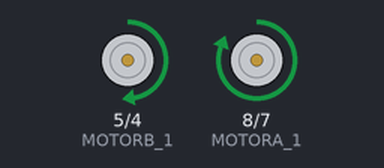
A sketch run on a simulated Arduino Uno, built with avr-gcc and run on an emulated ATmega328P. Parts: motor-driver pin pairs drawn as motors (green arrow = first pin HIGH = forward, orange = second pin HIGH = backward, longer = more drive).

Above: at 0.5 s.
At 2.5 s:
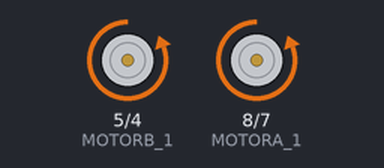
At 3.5 s:
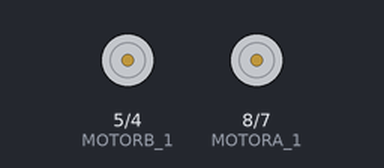
Timing chart, 0 to 5.2 s (numbered marks = the images above):
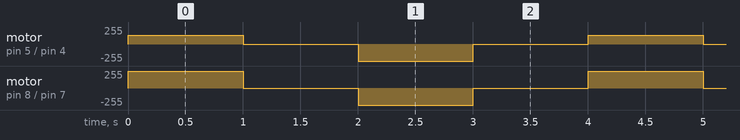

The sketch:

another_test1.ino
```cpp
//#define FIND REPLACE-WITH
#define MOTORA_1 8
#define MOTORA_2 7
#define MOTORB_1 5
#define MOTORB_2 4

void setup() {
  //pinMode(PIN Number,OUTPUT)
  pinMode(MOTORA_1, OUTPUT);
  pinMode(MOTORA_2, OUTPUT);
  pinMode(MOTORB_1, OUTPUT);
  pinMode(MOTORB_2, OUTPUT);

  digitalWrite(MOTORA_1, LOW);
  digitalWrite(MOTORA_2, LOW);
  digitalWrite(MOTORB_1, LOW);
  digitalWrite(MOTORB_2, LOW);
}

void loop() {

  analogWrite(MOTORA_1, 128);

  analogWrite(MOTORB_1, 128);

  delay(1000);

  analogWrite(MOTORA_1, 0);

  analogWrite(MOTORB_1, 0);
  delay(1000);


  analogWrite(MOTORA_2, 128);

  analogWrite(MOTORB_2, 128);

  delay(1000);

  analogWrite(MOTORA_2, 0);

  analogWrite(MOTORB_2, 0);
  delay(1000);
}
```

Measured:
- by itself, motor on pin 5 (MOTORB_1) / pin 4 (MOTORB_2): repeats every 4.0 s: stopped 1.0 s, backward 255/255 1.0 s, stopped 1.0 s, forward 128/255 1.0 s
- by itself, motor on pin 8 (MOTORA_1) / pin 7 (MOTORA_2): repeats every 4.0 s: stopped 1.0 s, backward 255/255 1.0 s, stopped 1.0 s, forward 255/255 1.0 s
